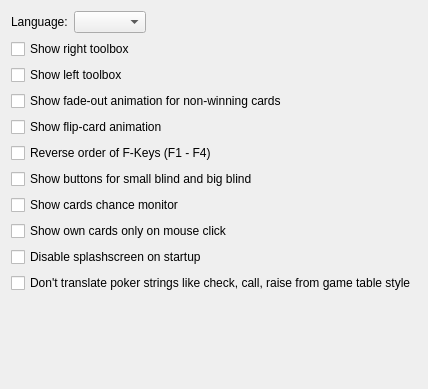
           <widget class="QWidget" name="tab_7">
            <attribute name="title">
             <string>Common</string>
            </attribute>
            <layout class="QGridLayout" name="gridLayout_6">
             <item row="0" column="0">
              <layout class="QHBoxLayout">
               <item>
                <widget class="QLabel" name="label_14">
                 <property name="text">
                  <string>Language:</string>
                 </property>
                 <property name="buddy">
                  <cstring>comboBox_switchLanguage</cstring>
                 </property>
                </widget>
               </item>
               <item>
                <widget class="QComboBox" name="comboBox_switchLanguage"/>
               </item>
               <item>
                <spacer>
                 <property name="orientation">
                  <enum>Qt::Orientation::Horizontal</enum>
                 </property>
                 <property name="sizeHint" stdset="0">
                  <size>
                   <width>40</width>
                   <height>20</height>
                  </size>
                 </property>
                </spacer>
               </item>
              </layout>
             </item>
             <item row="1" column="0">
              <layout class="QGridLayout" name="gridLayout_7">
               <item row="0" column="0" colspan="2">
                <widget class="QCheckBox" name="checkBox_showRightToolbox">
                 <property name="text">
                  <string>Show right toolbox</string>
                 </property>
                </widget>
               </item>
               <item row="2" column="0" colspan="2">
                <widget class="QCheckBox" name="checkBox_showFadeOutCardsAnimation">
                 <property name="text">
                  <string>Show fade-out animation for non-winning cards</string>
                 </property>
                </widget>
               </item>
               <item row="4" column="0" colspan="2">
                <widget class="QCheckBox" name="checkBox_alternateFKeysUserActionMode">
                 <property name="text">
                  <string>Reverse order of F-Keys (F1 - F4)</string>
                 </property>
                </widget>
               </item>
               <item row="5" column="0" colspan="2">
                <widget class="QCheckBox" name="checkBox_showBlindButtons">
                 <property name="text">
                  <string>Show buttons for small blind and big blind</string>
                 </property>
                </widget>
               </item>
               <item row="9" column="0" colspan="2">
                <widget class="QCheckBox" name="checkBox_dontTranslatePokerStrings">
                 <property name="text">
                  <string>Don't translate poker strings like check, call, raise from game table style</string>
                 </property>
                </widget>
               </item>
               <item row="6" column="0" colspan="2">
                <widget class="QCheckBox" name="checkBox_cardsChanceMonitor">
                 <property name="text">
                  <string>Show cards chance monitor</string>
                 </property>
                </widget>
               </item>
               <item row="7" column="0" colspan="2">
                <widget class="QCheckBox" name="checkBox_antiPeekMode">
                 <property name="text">
                  <string>Show own cards only on mouse click</string>
                 </property>
                </widget>
               </item>
               <item row="3" column="0" colspan="2">
                <widget class="QCheckBox" name="checkBox_showFlipCardsAnimation">
                 <property name="text">
                  <string>Show flip-card animation</string>
                 </property>
                </widget>
               </item>
               <item row="1" column="0" colspan="2">
                <widget class="QCheckBox" name="checkBox_showLeftToolbox">
                 <property name="text">
                  <string>Show left toolbox</string>
                 </property>
                </widget>
               </item>
               <item row="8" column="0" colspan="2">
                <widget class="QCheckBox" name="checkBox_disableSplashscreen">
                 <property name="text">
                  <string>Disable splashscreen on startup</string>
                 </property>
                </widget>
               </item>
              </layout>
             </item>
             <item row="2" column="0">
              <spacer name="verticalSpacer_8">
               <property name="orientation">
                <enum>Qt::Orientation::Vertical</enum>
               </property>
               <property name="sizeHint" stdset="0">
                <size>
                 <width>20</width>
                 <height>85</height>
                </size>
               </property>
              </spacer>
             </item>
            </layout>
           </widget>
